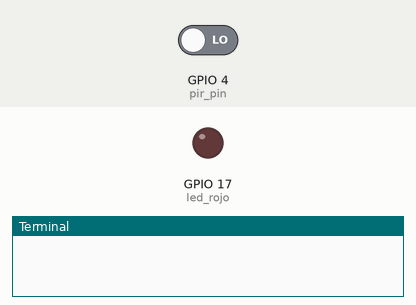
Recording of a program running on a simulated Raspberry Pi (BCM pin numbers). Parts: output pins drawn as LEDs (lit = HIGH), the last lines printed to the terminal. Inputs (shaded band) come from the test bench; at power-on: GPIO 4 (pir_pin) LOW.

Above: at 1.2 s.
1.3 s: GPIO 4 (pir_pin) driven HIGH
At 1.8 s:
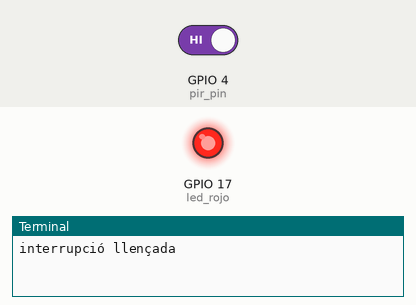
Timing chart, 0 to 4.8 s (numbered marks = the images above; inputs shaded):
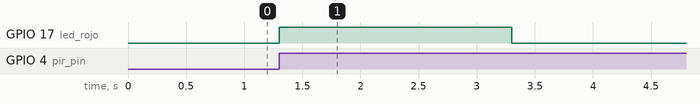

The program:

2.1_codi.py
```python
"""Exercici 1: Control d'un LED amb un sensor PIR usant interrupcions
Enunciat: Configura un sistema on un LED s'encengui cada vegada que es
detecti moviment amb un sensor PIR. Quan el PIR detecti moviment, el LED
s'activarà automàticament durant uns segons i després s'apagarà. Utilitza una
interrupció configurada per una pujada de senyal que permeti controlar
l'activació del LED en funció del senyal del PIR."""

import RPi.GPIO as GPIO
import time
from llibreries_dispositius.pir_classe import SensorPIR
from llibreries_dispositius.led_classe import LED

GPIO.setmode(GPIO.BCM)

pir = SensorPIR(pir_pin=4)
led_rojo = LED(17)

def encendre_led(channel):
    print("interrupció llençada")
    led_rojo.encendre()
    time.sleep(2) # LED encès per 2 segons
    led_rojo.apagar()

GPIO.add_event_detect(pir.pir_pin, GPIO.RISING, callback=encendre_led)

try:
    while True: time.sleep(1) # Manté el programa actiu
except KeyboardInterrupt: print("Programa finalitzat")
finally: GPIO.cleanup()
```

pir_classe.py
```python
import RPi.GPIO as GPIO
import time

class SensorPIR:
    def __init__(self, pir_pin):
        self.pir_pin = pir_pin
        #GPIO.setmode(GPIO.BCM)  # Mode de numeració de pins
        GPIO.setup(self.pir_pin, GPIO.IN)  # Configura el pin PIR com a entrada

    def detecta_moviment(self):
        """Retorna True si detecta moviment, False en cas contrari."""
        if GPIO.input(self.pir_pin) == GPIO.HIGH:
            return True
        else:
            return False

    # def cleanup(self):
        # """Neteja la configuració de GPIO."""
        # GPIO.cleanup()
```

led_classe.py
```python
import RPi.GPIO as GPIO
import time

class LED:
    def __init__(self, pin):
        """Constructor del Objeto"""
        self.pin = pin
        #GPIO.setmode(GPIO.BCM)
        GPIO.setup(self.pin, GPIO.OUT)
        self.state = False

    def encendre(self):
        """Encén el LED."""
        GPIO.output(self.pin, GPIO.HIGH)
        self.state = True


    def apagar(self):
        """Apaga el LED."""
        GPIO.output(self.pin, GPIO.LOW)
        self.state = False


    def alternar(self):
        """Canvia l'estat del LED."""
        if self.state:
            self.apagar()
        else:
            self.encendre()

    # def cleanup(self):
        # """Neteja la configuració de GPIO."""
        # GPIO.cleanup()
```

Measured:
- after the input at 1.3 s, GPIO 17 (led_rojo): LOW → HIGH at once, → LOW 2.0 s later
